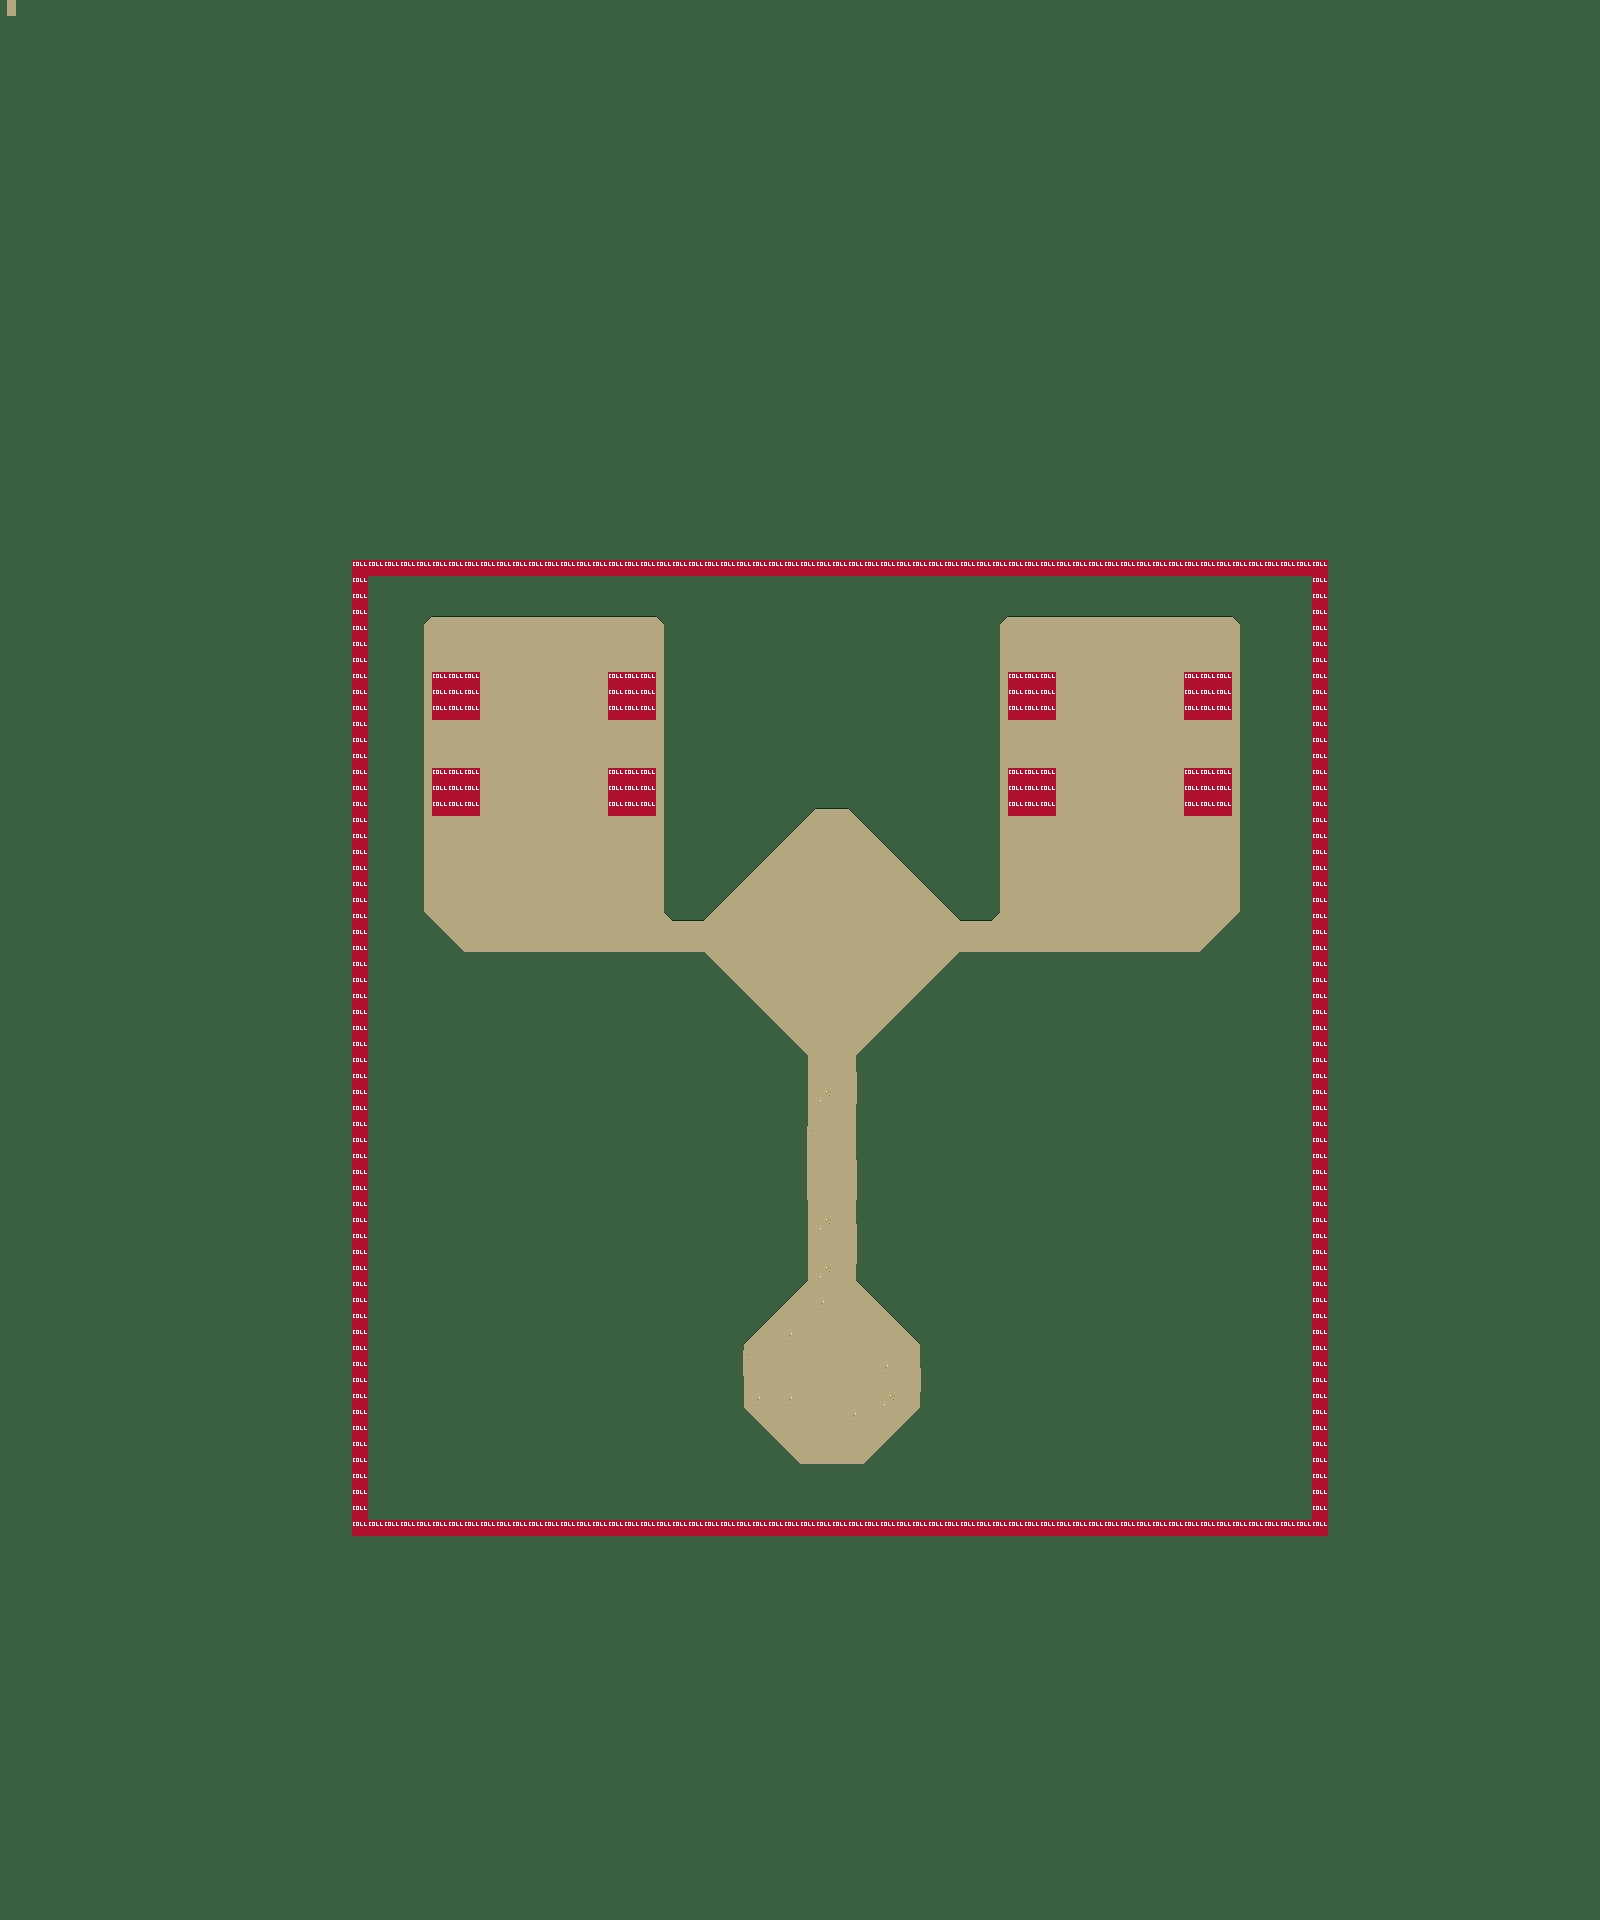

This is a level from a 2D game, rendered from its Tiled map with the project's own tilesets. A one-line summary and the map file follow, with tile-layer data summarised:
An orthogonal 100x120 tile map with 16x16 px tiles, 2 tile layers (ground, collision) and 16 objects (8x column_whole_00, 2x stairs_00, start, boss1, boss2, ...).

<map version="1.0" orientation="orthogonal" renderorder="right-down" width="100" height="120" tilewidth="16" tileheight="16">
 <tileset firstgid="1" name="background_tiles" tilewidth="16" tileheight="16">
  <image source="background_tiles.png" trans="ff00ff" width="256" height="256" />
 </tileset>
 <layer name="ground" width="100" height="120">
  <data>[12000 cells, 12000 non-empty, 20 distinct tile ids]</data>
 </layer>
 <objectgroup name="meta">
  <object name="start" x="816" y="1357" width="32" height="32" />
  <object name="sprite" type="stairs_00" x="512" y="688" width="64" height="64" />
  <object name="portal" type="boss1" x="512" y="688" width="64" height="64" />
  <object name="portal" type="boss2" x="1088" y="688" width="64" height="64" />
  <object name="plate" type="ff0000" x="762" y="916" width="16" height="16" />
  <object name="plate" type="0000ff" x="886" y="916" width="16" height="16" />
  <object name="plate" type="00ff00" x="824" y="916" width="16" height="16" />
  <object name="sprite" type="stairs_00" x="1088" y="688" width="64" height="64" />
  <object name="sprite" type="column_whole_00" x="432" y="656" width="48" height="64" />
  <object name="sprite" type="column_whole_00" x="608" y="656" width="48" height="64" />
  <object name="sprite" type="column_whole_00" x="1008" y="656" width="48" height="64" />
  <object name="sprite" type="column_whole_00" x="1184" y="656" width="48" height="64" />
  <object name="sprite" type="column_whole_00" x="608" y="752" width="48" height="64" />
  <object name="sprite" type="column_whole_00" x="432" y="752" width="48" height="64" />
  <object name="sprite" type="column_whole_00" x="1184" y="752" width="48" height="64" />
  <object name="sprite" type="column_whole_00" x="1008" y="752" width="48" height="64" />
 </objectgroup>
 <layer name="collision" width="100" height="120">
  <data>[12000 cells, 312 non-empty, 1 distinct tile ids]</data>
 </layer>
</map>
